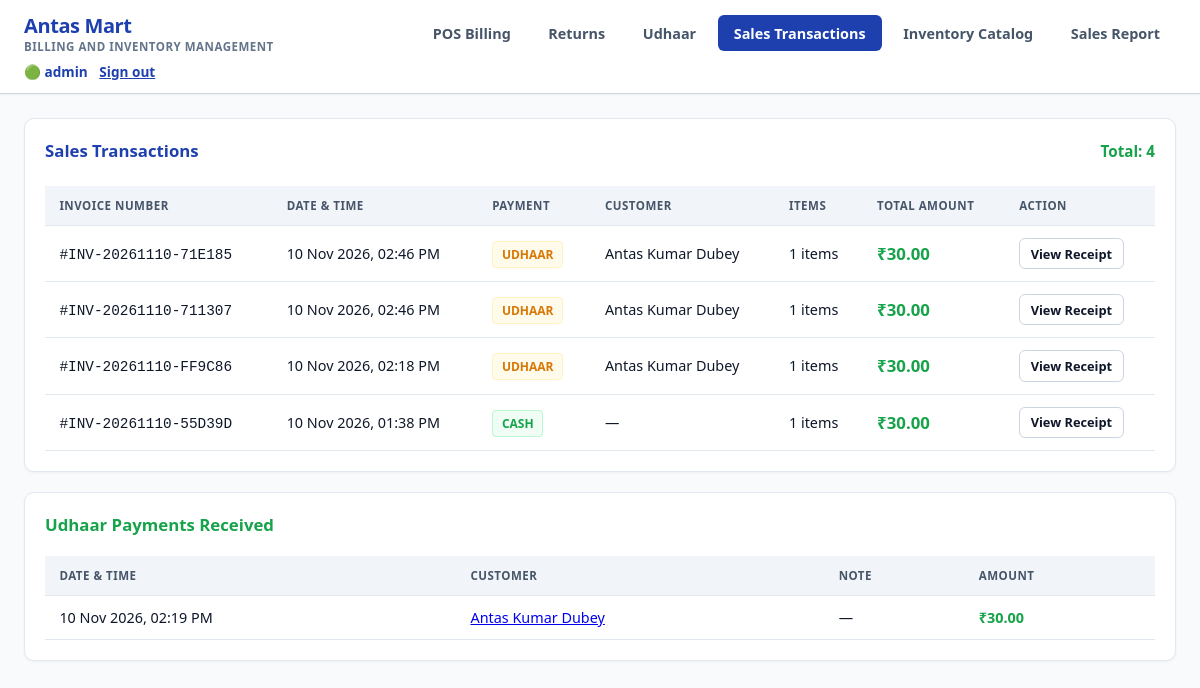
The app's page /sales/ (signed in) with its own data.
### inventory/models.py (models this page shows, shortened)
class Sale(models.Model):
    CASH = "cash"
    UDHAAR = "udhaar"
    PAYMENT_CHOICES = [
        (CASH, "Cash"),
        (UDHAAR, "Udhaar"),
    ]
    invoice_number = models.CharField(max_length=50, unique=True)
    total_amount = models.DecimalField(max_digits=10, decimal_places=2, default=0.00)
    payment_type = models.CharField(
        max_length=10, choices=PAYMENT_CHOICES, default=CASH, db_index=True
    )
    customer = models.ForeignKey(
        Customer,
        null=True,
        blank=True,
        on_delete=models.SET_NULL,
        related_name="sales",
    )
    created_at = models.DateTimeField(auto_now_add=True)
    class Meta:
        ordering = ["-created_at"]
        indexes = [models.Index(fields=["payment_type", "created_at"])]

class Customer(models.Model):
    name = models.CharField(max_length=150)
    phone = models.CharField(max_length=20, blank=True, default="")
    balance = models.DecimalField(max_digits=12, decimal_places=2, default=0)
    created_at = models.DateTimeField(auto_now_add=True)
    class Meta:
        ordering = ["name"]
        indexes = [models.Index(fields=["name"])]

class UdhaarEntry(models.Model):
    CREDIT = "credit"
    PAYMENT = "payment"
    ENTRY_CHOICES = [
        (CREDIT, "Udhaar given"),
        (PAYMENT, "Payment received"),
    ]
    customer = models.ForeignKey(
        Customer, on_delete=models.CASCADE, related_name="entries"
    )
    entry_type = models.CharField(max_length=10, choices=ENTRY_CHOICES, db_index=True)
    amount = models.DecimalField(max_digits=12, decimal_places=2)
    note = models.CharField(max_length=255, blank=True, default="")
    sale = models.ForeignKey(
        Sale,
        null=True,
        blank=True,
        on_delete=models.SET_NULL,
        related_name="udhaar_entries",
    )
    created_at = models.DateTimeField(auto_now_add=True)
    class Meta:
        ordering = ["-created_at"]
        indexes = [models.Index(fields=["entry_type", "created_at"])]

### inventory/views.py (the view)
# urls.py: path('sales/', views.sales_history_view, name='sales_history_view'),
def sales_history_view(request):
    sales = (
        Sale.objects.select_related("customer")
        .annotate(item_count=Count("items"))
        .order_by("-created_at")
    )
    paginator = Paginator(sales, PAGE_SIZE)
    page_obj = paginator.get_page(request.GET.get("page"))
    context = {
        "sales": page_obj,
        "page_obj": page_obj,
        "payments": (
            UdhaarEntry.objects.filter(entry_type=UdhaarEntry.PAYMENT)
            .select_related("customer")
            .order_by("-created_at")[:100]
        ),
    }
    return render(request, "inventory/sales_history.html", context)

### inventory/templates/inventory/sales_history.html (shortened to what this page needs)
{% extends 'inventory/base.html' %}
{% block content %}
<div class="card">
    <div style="display: flex; justify-content: space-between; align-items: center; margin-bottom: 1.25rem;">
        <h2 class="card-title" style="margin-bottom: 0; color: var(--primary-blue);">Sales Transactions</h2>
        <div style="font-size: 0.95rem; color: var(--accent-green); font-weight: 700;">
            Total: {{ page_obj.paginator.count }}
        </div>
    </div>
    <div class="table-responsive">
        <table class="table">
            <thead>
                <tr>
                    <th>Invoice Number</th>
                    <th>Date &amp; Time</th>
                    <th>Payment</th>
                    <th>Customer</th>
                    <th>Items</th>
                    <th>Total Amount</th>
                    <th>Action</th>
                </tr>
            </thead>
            <tbody>
                {% if sales %}
                    {% for s in sales %}
                        <tr>
                            <td><code>#{{ s.invoice_number }}</code></td>
                            <td>{{ s.created_at|date:"d M Y, h:i A" }}</td>
                            <td>
                                {% if s.payment_type == 'udhaar' %}
                                    <span class="badge-stock badge-warning">Udhaar</span>
                                {% else %}
                                    <span class="badge-stock badge-ok">Cash</span>
                                {% endif %}
                            </td>
                            <td>{{ s.customer.name|default:"—" }}</td>
                            <td>{{ s.item_count }} items</td>
                            <td style="font-size: 1.05rem; font-weight: 700; color: #16a34a;">₹{{ s.total_amount|floatformat:2 }}</td>
                            <td>
                                <a href="{% url 'receipt_view' s.id %}" target="_blank" class="btn btn-outline btn-sm">
                                    View Receipt
                                </a>
                            </td>
                        </tr>
                    {% endfor %}
                {% else %}
                    <tr>
                        <td colspan="7" style="text-align: center; color: var(--text-muted); padding: 3rem 1rem;">
                            No completed transactions found yet.
                        </td>
                    </tr>
                {% endif %}
            </tbody>
        </table>
    </div>
</div>
{% if payments %}
<div class="card" style="margin-top: 1.25rem;">
    <h2 class="card-title" style="color: var(--accent-green);">Udhaar Payments Received</h2>
    <div class="table-responsive">
        <table class="table">
            <thead>
                <tr>
                    <th>Date &amp; Time</th>
                    <th>Customer</th>
                    <th>Note</th>
                    <th>Amount</th>
                </tr>
            </thead>
            <tbody>
                {% for payment in payments %}
                    <tr>
                        <td>{{ payment.created_at|date:"d M Y, h:i A" }}</td>
                        <td><a href="{% url 'udhaar_detail' payment.customer.id %}">{{ payment.customer.name }}</a></td>
                        <td>{{ payment.note|default:"—" }}</td>
                        <td style="font-weight: 700; color: var(--accent-green);">₹{{ payment.amount|floatformat:2 }}</td>
                    </tr>
                {% endfor %}
            </tbody>
        </table>
    </div>
</div>
{% endif %}
{% endblock %}

### inventory/templates/inventory/base.html (shortened to what this page needs)
{% load static %}
<!DOCTYPE html>
<html lang="en">
<head>
    <link rel="stylesheet" href="{% static 'inventory/css/styles.css' %}?v=4">
</head>
<body>
    <header class="navbar">
        <div class="brand">
            <div>
                <div class="brand-title">Antas Mart</div>
                <div class="brand-subtitle">Billing and Inventory Management</div>
            </div>
        </div>
        <nav class="nav-links">
            <a href="{% url 'pos_view' %}" class="nav-item {% if request.resolver_match.url_name == 'pos_view' %}active{% endif %}">
                 POS Billing
            </a>
            <a href="{% url 'returns_view' %}" class="nav-item {% if request.resolver_match.url_name == 'returns_view' %}active{% endif %}">
                 Returns
            </a>
            <a href="{% url 'udhaar_view' %}" class="nav-item {% if request.resolver_match.url_name == 'udhaar_view' or request.resolver_match.url_name == 'udhaar_detail' %}active{% endif %}">
                 Udhaar
            </a>
            <a href="{% url 'sales_history_view' %}" class="nav-item {% if request.resolver_match.url_name == 'sales_history_view' %}active{% endif %}">
                 Sales Transactions
            </a>
            {% if request.user.is_authenticated and request.user.is_superuser %}
            <a href="{% url 'inventory_view' %}" class="nav-item {% if request.resolver_match.url_name == 'inventory_view' %}active{% endif %}">
                 Inventory Catalog
            </a>
            <a href="{% url 'sales_report' %}" class="nav-item {% if request.resolver_match.url_name == 'sales_report' %}active{% endif %}">
                 Sales Report
            </a>
            {% endif %}
        </nav>
        <div style="font-size: 0.85rem; color: #1e40af; font-weight: 600;">
            🟢 {{ request.user.username }}
            <form method="post" action="{% url 'logout' %}" style="display:inline; margin-left:.5rem;">
                <button type="submit" style="border:0; background:transparent; color:#1e40af; font:inherit; cursor:pointer; text-decoration:underline;">Sign out</button>
            </form>
        </div>
    </header>
    <main class="main-container">
        {% block content %}
        {% endblock %}
    </main>
</body>
</html>

### inventory/static/inventory/css/styles.css (style rules this page uses)
:root { --bg-color: #f8fafc; --card-bg: #ffffff; --card-border: #e2e8f0; --primary-blue: #1e40af; --accent-blue: #2563eb; --accent-blue-hover: #1d4ed8; --light-blue-bg: #eff6ff; --light-blue-border: #bfdbfe; --accent-green: #16a34a; --accent-green-hover: #15803d; --accent-amber: #d97706; --accent-red: #dc2626; --text-main: #0f172a; --text-muted: #64748b; --input-bg: #ffffff; --table-header: #f1f5f9; --font-family: system-ui, -apple-system, BlinkMacSystemFont, 'Segoe UI', Roboto, Arial, sans-serif; --scanner-padding: 0.9rem; --scanner-border: 2px; --scanner-button-width: 80px; --scanner-gap: 0.5rem; }
* { box-sizing: border-box; margin: 0; padding: 0; }
body { background-color: var(--bg-color); color: var(--text-main); font-family: var(--font-family); min-height: 100vh; display: flex; flex-direction: column; }
.navbar { background-color: #ffffff; border-bottom: 1px solid #cbd5e1; padding: 0.75rem 1.5rem; display: flex; align-items: center; justify-content: space-between; flex-wrap: wrap; gap: 0.5rem; box-shadow: 0 1px 3px rgba(0,0,0,0.04); }
.brand { display: flex; align-items: center; gap: 0.75rem; }
.brand-title { font-size: 1.25rem; font-weight: 700; letter-spacing: -0.4px; color: var(--primary-blue); }
.brand-subtitle { font-size: 0.72rem; color: var(--text-muted); font-weight: 600; text-transform: uppercase; letter-spacing: 0.5px; }
.nav-links { display: flex; align-items: center; flex-wrap: wrap; gap: 0.35rem; }
.nav-item { color: #475569; text-decoration: none; padding: 0.55rem 1rem; border-radius: 6px; font-weight: 600; font-size: 0.9rem; display: flex; align-items: center; gap: 0.4rem; }
.nav-item.active { color: #ffffff; background-color: var(--primary-blue); }
.main-container { flex: 1; padding: 1.5rem; max-width: 1400px; margin: 0 auto; width: 100%; }
.card { background-color: var(--card-bg); border: 1px solid var(--card-border); border-radius: 10px; padding: 1.25rem; box-shadow: 0 1px 3px rgba(0,0,0,0.05); }
.card-title { font-size: 1.05rem; font-weight: 700; margin-bottom: 1rem; display: flex; align-items: center; gap: 0.5rem; color: var(--text-main); }
.btn { display: inline-flex; align-items: center; justify-content: center; gap: 0.4rem; padding: 0.65rem 1.1rem; font-size: 0.9rem; font-weight: 600; border-radius: 6px; border: 1px solid transparent; cursor: pointer; text-decoration: none; }
.btn-outline { background: #ffffff; border: 1px solid #cbd5e1; color: var(--text-main); }
.btn-sm { padding: 0.35rem 0.65rem; font-size: 0.8rem; }
.table-responsive { width: 100%; overflow-x: auto; }
.table { width: 100%; border-collapse: collapse; margin-top: 0.25rem; }
.table th, .table td { padding: 0.75rem 0.9rem; text-align: left; border-bottom: 1px solid var(--card-border); font-size: 0.9rem; }
.table th { background-color: var(--table-header); color: #475569; font-weight: 700; text-transform: uppercase; font-size: 0.72rem; letter-spacing: 0.5px; }
.badge-stock { padding: 0.25rem 0.55rem; border-radius: 4px; font-size: 0.75rem; font-weight: 700; text-transform: uppercase; }
.badge-ok { background-color: #f0fdf4; color: #16a34a; border: 1px solid #bbf7d0; }
.badge-warning { background-color: #fffbeb; color: #d97706; border: 1px solid #fef3c7; }

### records on screen
Sale: invoice_number "INV-20261110-71E185", created_at "10 Nov 2026, 02:46 PM", payment_type "UDHAAR", customer.name "Antas Kumar Dubey", item_count "1", total_amount "30.00"
Sale: invoice_number "INV-20261110-711307", created_at "10 Nov 2026, 02:46 PM", payment_type "UDHAAR", customer.name "Antas Kumar Dubey", item_count "1", total_amount "30.00"
Sale: invoice_number "INV-20261110-FF9C86", created_at "10 Nov 2026, 02:18 PM", payment_type "UDHAAR", customer.name "Antas Kumar Dubey", item_count "1", total_amount "30.00"
Sale: invoice_number "INV-20261110-55D39D", created_at "10 Nov 2026, 01:38 PM", payment_type "CASH", customer.name "—", item_count "1", total_amount "30.00"
UdhaarEntry: created_at "10 Nov 2026, 02:19 PM", customer.name "Antas Kumar Dubey", note "—", amount "30.00"

### other values on screen
{{ request.user.username }} "admin"
{{ page_obj.paginator.count }} "4"
